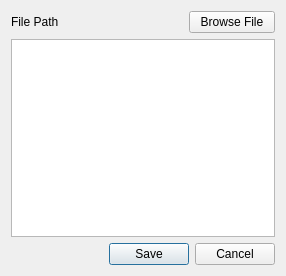
<?xml version="1.0" encoding="UTF-8"?>
<ui version="4.0">
 <class>editTemplate</class>
 <widget class="QDialog" name="editTemplate">
  <property name="geometry">
   <rect>
    <x>0</x>
    <y>0</y>
    <width>286</width>
    <height>276</height>
   </rect>
  </property>
  <property name="windowTitle">
   <string>Dialog</string>
  </property>
  <layout class="QGridLayout" name="gridLayout_2">
   <item row="0" column="0">
    <layout class="QGridLayout" name="gridLayout">
     <item row="2" column="0">
      <layout class="QHBoxLayout" name="horizontalLayout_3">
       <item>
        <spacer name="horizontalSpacer_2">
         <property name="orientation">
          <enum>Qt::Orientation::Horizontal</enum>
         </property>
         <property name="sizeHint" stdset="0">
          <size>
           <width>40</width>
           <height>20</height>
          </size>
         </property>
        </spacer>
       </item>
       <item>
        <widget class="QPushButton" name="saveEditButton">
         <property name="text">
          <string>Save</string>
         </property>
        </widget>
       </item>
       <item>
        <widget class="QPushButton" name="cancelEditButton">
         <property name="text">
          <string>Cancel</string>
         </property>
        </widget>
       </item>
      </layout>
     </item>
     <item row="0" column="0">
      <layout class="QHBoxLayout" name="horizontalLayout" stretch="2,1">
       <item>
        <widget class="QLabel" name="filePath">
         <property name="text">
          <string>File Path</string>
         </property>
        </widget>
       </item>
       <item>
        <widget class="QPushButton" name="browseEditButton">
         <property name="text">
          <string>Browse File</string>
         </property>
        </widget>
       </item>
      </layout>
     </item>
     <item row="1" column="0">
      <layout class="QHBoxLayout" name="horizontalLayout_2">
       <item>
        <widget class="QPlainTextEdit" name="editEditor"/>
       </item>
      </layout>
     </item>
    </layout>
   </item>
  </layout>
 </widget>
 <resources/>
 <connections/>
</ui>
